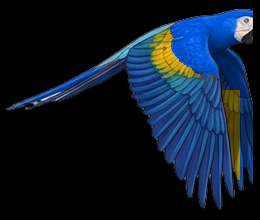
#> input picture Assets/Birds/BlueMacaw/Flying/frame_004.png, 260 x 220 px, given in place of macaw_standing_realistic_1791789006213.jpg, which was not available; the run also reads 1 picture not shown here
$ python process_realistic_assets.py
#> lines starting #> are read from the running program, lines starting #| are printed output that depends on the picture; pictures that were not available may be replaced by others from this repository, and a replacement may not be noted
import os
import glob
import numpy as np
import cv2
from PIL import Image

OUT_ROOT = r'K:\Parot\Assets\Birds\Macaw'

def ensure_dirs():
    for sub in ['Idle', 'Blink', 'Hop', 'TakeOff', 'Flying', 'Landing', 'Sleep']:
        p = os.path.join(OUT_ROOT, sub)
        os.makedirs(p, exist_ok=True)
#> in main, bgr_standing is the input picture: shape (220, 260, 3); mean B, G, R 41.5, 26.4, 14.3

def floodfill_remove_bg(bgr_img, tolerance=15):
    """Accurately floodfills pure/near-white backgrounds from borders, producing RGBA with anti-aliasing."""
#> called with tolerance = 14
    gray = cv2.cvtColor(bgr_img, cv2.COLOR_BGR2GRAY)
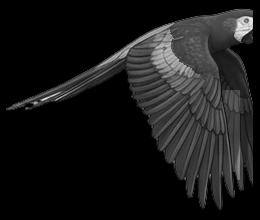
#> gray: shape (220, 260); min 0, max 242, mean 24.5
    h, w = gray.shape
#> h = 220; w = 260
    mask = np.zeros((h + 2, w + 2), np.uint8)

    # Floodfill from borders
    flood = gray.copy()
    for pt in [(0, 0), (w-1, 0), (0, h-1), (w-1, h-1), (w//2, 0), (w//2, h-1), (0, h//2), (w-1, h//2)]:
        if pt[0] < w and pt[1] < h and gray[pt[1], pt[0]] > 220:
            cv2.floodFill(flood, mask, pt, 255, tolerance, tolerance, cv2.FLOODFILL_FIXED_RANGE)

    bg_mask = mask[1:-1, 1:-1] == 1

    # Also remove any isolated high-luminance border pixels
    bg_mask |= (gray > 250) & ((bgr_img[:,:,0] > 245) & (bgr_img[:,:,1] > 245) & (bgr_img[:,:,2] > 245))
#> bg_mask: shape (220, 260) bool; every value is 0

    rgba = cv2.cvtColor(bgr_img, cv2.COLOR_BGR2RGBA)
    rgba[bg_mask, 3] = 0

    # Smooth edges slightly to remove aliasing
    alpha = rgba[:, :, 3].astype(np.float32)
#> alpha: shape (220, 260) float32; every value is 255
    alpha = cv2.GaussianBlur(alpha, (3, 3), 0)
    rgba[:, :, 3] = np.clip(alpha, 0, 255).astype(np.uint8)
    return rgba

def fit_to_canvas(rgba_img, target_size=(240, 240), align_bottom=True):
    """Centers and scales bird into canvas, aligning feet to bottom or center."""
#> called with target_size = (240, 240), align_bottom = True
    pil_img = Image.fromarray(rgba_img)
    bbox = pil_img.getbbox()
#> bbox = (0, 0, 260, 220)
    if not bbox:
        return pil_img.resize(target_size, Image.Resampling.LANCZOS)

    cropped = pil_img.crop(bbox)
    w, h = cropped.size
#> w = 260; h = 220

    # Scale to fit comfortably
    max_w = target_size[0] - 16
    max_h = target_size[1] - 16
    scale = min(max_w / w, max_h / h)
#> scale = 0.862
    new_w = max(1, int(w * scale))
#> new_w = 224
    new_h = max(1, int(h * scale))
#> new_h = 189
    resized = cropped.resize((new_w, new_h), Image.Resampling.LANCZOS)
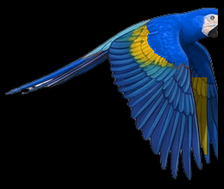
#> resized: PIL image 224x189 RGBA; mean R, G, B, A 14.3, 26.4, 41.5, 255

    canvas = Image.new('RGBA', target_size, (0, 0, 0, 0))
#> canvas: PIL image 240x240 RGBA; every value is 0
    paste_x = (target_size[0] - new_w) // 2
#> paste_x = 8
    if align_bottom:
        paste_y = target_size[1] - new_h - 4
#> paste_y = 47
    else:
        paste_y = (target_size[1] - new_h) // 2

    canvas.paste(resized, (paste_x, paste_y), resized)
    return canvas

def make_blink_frame(rgba_head):
    """Draws a closed eyelid over the eye at row 215, col 191."""
    blink = rgba_head.copy()
    # Eye center in 1024x1024 image is (191, 215)
    # Draw eyelid matching surrounding pale skin (#F4EFEB) with subtle crease line
    cv2.circle(blink, (191, 215), 11, (244, 238, 233, 255), -1)
    cv2.ellipse(blink, (191, 215), (10, 4), 0, 0, 360, (210, 195, 185, 255), 2)
    return blink

def main():
    ensure_dirs()
    print("=== Processing Realistic Photographic Macaw Assets ===")

    # 1. STANDING / IDLE
    # Load the hyper-realistic standing macaw (has ZERO shelf, pure white bg)
    realistic_path = r'C:\Users\shahi\.gemini\antigravity\brain\de9d3e6e-0b67-4ac1-be9b-d03149d6aace\macaw_standing_realistic_1791789006213.jpg'
    bgr_standing = cv2.imread(realistic_path)
    rgba_standing = floodfill_remove_bg(bgr_standing, tolerance=14)

    # Idle Frame 1: Standard proud standing
    idle1 = fit_to_canvas(rgba_standing, (240, 240), align_bottom=True)
    idle1.save(os.path.join(OUT_ROOT, 'Idle', 'frame_001.png'))

    # Idle Frame 2: Slight breathing movement (subtle vertical pulse)
    # Warping chest slightly for realistic breathing
    h, w, _ = rgba_standing.shape
#> h = 220; w = 260
    breathe_arr = rgba_standing.copy()
    # Slight upward/downward chest breathing shift
    breathe_arr = cv2.resize(breathe_arr, (w, int(h * 1.015)))
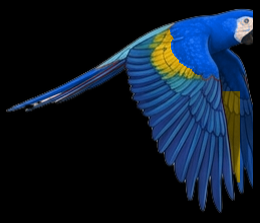
#> breathe_arr: shape (223, 260, 4); mean R, G, B, A 14.2, 26.3, 41.4, 255
    idle2 = fit_to_canvas(breathe_arr, (240, 240), align_bottom=True)
#> call 2 of fit_to_canvas, with target_size = (240, 240), align_bottom = True
#> in fit_to_canvas (call 2), `bbox = pil_img.getbbox()`: bbox = (0, 0, 260, 223)
#> in fit_to_canvas (call 2), `resized = cropped.resize((new_w, new_h), Image.Resampling.LANCZOS)`:
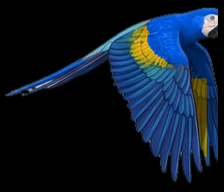
#> resized: PIL image 224x192 RGBA; mean R, G, B, A 14.3, 26.4, 41.5, 255
#> in fit_to_canvas (call 2), `canvas.paste(resized, (paste_x, paste_y), resized)`:
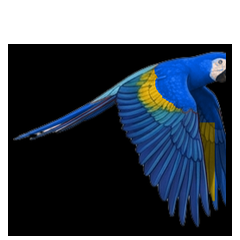
#> canvas: PIL image 240x240 RGBA; mean R, G, B, A 10.6, 19.7, 31, 190.4; transparent parts drawn white
    idle2.save(os.path.join(OUT_ROOT, 'Idle', 'frame_002.png'))
    print("Saved Idle frames (100% transparent, NO shelf)")

    # 2. BLINK
    blink_arr = make_blink_frame(rgba_standing)
#> in make_blink_frame, `cv2.ellipse(blink, (191, 215), (10, 4), 0, 0, 360, (210, 195, 185, 255..`:
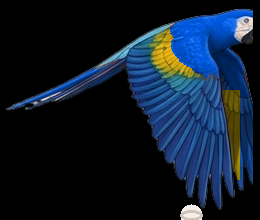
#> blink: shape (220, 260, 4); mean R, G, B, A 15.4, 27.5, 42.6, 255
    blink1 = idle1 # Open eye
    blink2 = fit_to_canvas(blink_arr, (240, 240), align_bottom=True)
    blink1.save(os.path.join(OUT_ROOT, 'Blink', 'frame_001.png'))
    blink2.save(os.path.join(OUT_ROOT, 'Blink', 'frame_002.png'))
    print("Saved Blink frames (natural closed eye)")

    # 3. SLEEP
    # Real sleeping macaw pose: closed eye + head tucked down + gentle breathing
    # Use sleep pose with shelf completely cropped out (row < 590)
    sleep_flat_path = r'C:\Users\shahi\.gemini\antigravity\brain\de9d3e6e-0b67-4ac1-be9b-d03149d6aace\macaw_sleeping_flat_1791787229647.jpg'
    bgr_sleep = cv2.imread(sleep_flat_path)
    # Crop strictly above shelf (row 585)
    bgr_sleep_clean = bgr_sleep[:585, :, :]
    rgba_sleep1 = floodfill_remove_bg(bgr_sleep_clean, tolerance=15)
    sleep_frame1 = fit_to_canvas(rgba_sleep1, (240, 240), align_bottom=True)
    sleep_frame1.save(os.path.join(OUT_ROOT, 'Sleep', 'frame_001.png'))

    # Sleep Frame 2: Slow breathing cycle (+1.5% height scale)
    sh, sw, _ = rgba_sleep1.shape
#> sh = 220; sw = 260
    rgba_sleep2 = cv2.resize(rgba_sleep1, (sw, int(sh * 1.018)))
    sleep_frame2 = fit_to_canvas(rgba_sleep2, (240, 240), align_bottom=True)
    sleep_frame2.save(os.path.join(OUT_ROOT, 'Sleep', 'frame_002.png'))
    print("Saved Sleep frames (peaceful closed eyes, zero shelf)")

    # 4. HOP
    hop_path = r'C:\Users\shahi\.gemini\antigravity\brain\de9d3e6e-0b67-4ac1-be9b-d03149d6aace\macaw_hopping_up_1791787251091.jpg'
    bgr_hop = cv2.imread(hop_path)
    # Crop above row 712 (strictly above shelf)
    bgr_hop_clean = bgr_hop[:712, :, :]
    rgba_hop = floodfill_remove_bg(bgr_hop_clean, tolerance=15)
    hop1 = fit_to_canvas(rgba_standing, (240, 240), align_bottom=True)
    hop2 = fit_to_canvas(rgba_hop, (240, 240), align_bottom=False) # In air
#> in fit_to_canvas (call 7), `canvas.paste(resized, (paste_x, paste_y), resized)`:
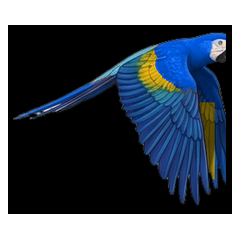
#> canvas: PIL image 240x240 RGBA; mean R, G, B, A 10.5, 19.4, 30.5, 187.4; transparent parts drawn white
    hop3 = fit_to_canvas(rgba_standing, (240, 240), align_bottom=True) # Land
    hop1.save(os.path.join(OUT_ROOT, 'Hop', 'frame_001.png'))
    hop2.save(os.path.join(OUT_ROOT, 'Hop', 'frame_002.png'))
    hop3.save(os.path.join(OUT_ROOT, 'Hop', 'frame_003.png'))
    print("Saved Hop frames")

    # 5. TAKEOFF
    takeoff_path = r'C:\Users\shahi\.gemini\antigravity\brain\de9d3e6e-0b67-4ac1-be9b-d03149d6aace\macaw_takeoff_wings_1791787182515.jpg'
    bgr_takeoff = cv2.imread(takeoff_path)
#> (the run stopped early here; a loop or call above may not have finished)
